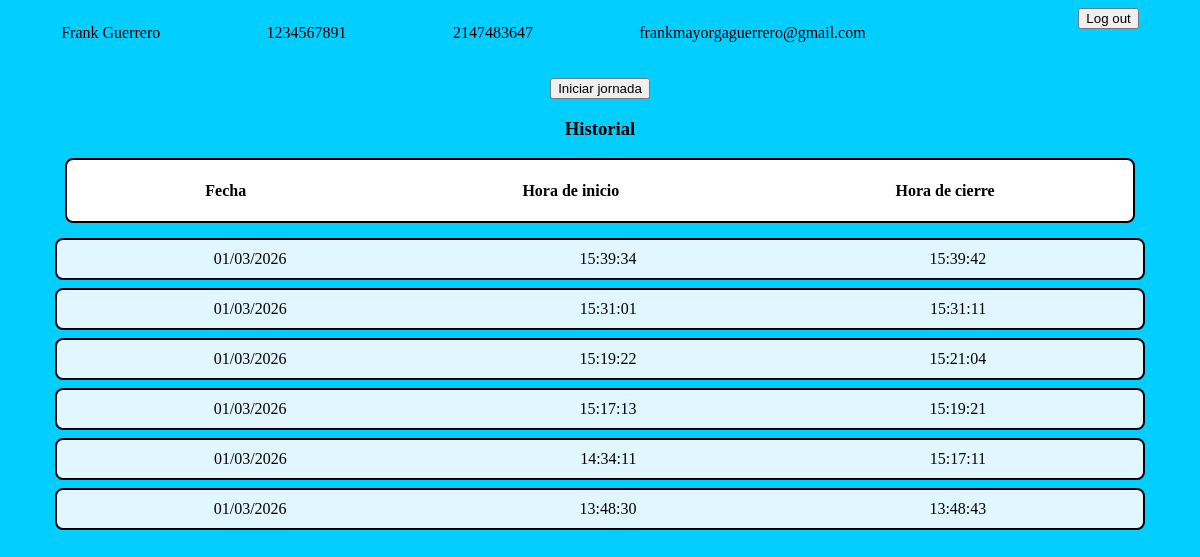
The page /Horas.php (signed in) on the database its author committed.
### tables this page shows
CREATE TABLE `users` (
  `ID` int(10) NOT NULL,
  `Name` varchar(20) NOT NULL,
  `Document` int(12) NOT NULL,
  `Phone` int(10) NOT NULL,
  `Email` varchar(30) NOT NULL,
  `Password` varchar(255) NOT NULL,
  `Rol` varchar(50) NOT NULL
);

CREATE TABLE `horario` (
  `ID_Horario` int(10) NOT NULL,
  `Fecha` date NOT NULL,
  `Hora_Entrada` datetime(6) NOT NULL,
  `Hora_Salida` datetime(6) NOT NULL,
  `ID_User` int(10) NOT NULL
);

### horas.php (the view, shortened to what this page needs)
<?php
include("conexion.php");
$user_id = $_SESSION['user_id'];
$sqlUser = "SELECT * FROM users WHERE ID = ?";
$stmtUser = $conexion->prepare($sqlUser);
$stmtUser->bind_param("i", $user_id);
$stmtUser->execute();
$resultUser = $stmtUser->get_result();
$usuario = $resultUser->fetch_assoc();
$sqlActiva = "SELECT * FROM horario
              WHERE ID_User = ?
              AND Hora_Salida IS NULL
              LIMIT 1";
$stmtActiva = $conexion->prepare($sqlActiva);
$stmtActiva->bind_param("i", $user_id);
$stmtActiva->execute();
$resultActiva = $stmtActiva->get_result();
$jornadaActiva = $resultActiva->fetch_assoc();
?>
<!DOCTYPE html>
<html lang="en">
<head>
    <link rel="stylesheet" href="style.css">
</head>
<body>
<div class="info">
    <div><p><?php echo $usuario['Name']; ?></p></div>
    <div><p><?php echo $usuario['Document']; ?></p></div>
    <div><p><?php echo $usuario['Phone']; ?></p></div>
    <div><p><?php echo $usuario['Email']; ?></p></div>
    <a href="logout.php"><button>Log out</button></a>
</div>
<div class="registro">
<?php if ($jornadaActiva): ?>
    <?php
    $fechaActiva = date("d/m/Y", strtotime($jornadaActiva['Fecha']));
    $horaActiva  = date("H:i:s", strtotime($jornadaActiva['Hora_Entrada']));
    ?>
    <div class="barra">
        <p>Fecha: <?php echo $fechaActiva; ?></p>
        <p>Hora de inicio: <?php echo $horaActiva; ?></p>
        <button onclick="cerrarJornada()">Cerrar jornada</button>
    </div>
<?php else: ?>
    <button onclick="iniciarJornada()">Iniciar jornada</button>
<?php endif; ?>
<h3>Historial</h3>
<div class="tituloH">
    <h4>Fecha</h4>
    <h4>Hora de inicio</h4>
    <h4>Hora de cierre</h4>
</div>
<ul id="historial">
<?php
$sql = "SELECT * FROM horario
        WHERE ID_User = ?
        ORDER BY ID_Horario DESC";
$stmt = $conexion->prepare($sql);
$stmt->bind_param("i", $user_id);
$stmt->execute();
$result = $stmt->get_result();
while ($row = $result->fetch_assoc()) {
    $fecha = date("d/m/Y", strtotime($row['Fecha']));
    $horaEntrada = date("H:i:s", strtotime($row['Hora_Entrada']));
    $horaSalida = ($row['Hora_Salida'] && $row['Hora_Salida'] != "0000-00-00 00:00:00.000000")
        ? date("H:i:s", strtotime($row['Hora_Salida']))
        : "-";
    echo "<li>";
    echo "<span>{$fecha}</span>";
    echo "<span>{$horaEntrada}</span>";
    echo "<span>{$horaSalida}</span>";
    echo "</li>";
}
?>
</ul>
</div>
</body>
</html>

### style.css (style rules this page uses)
body { background: #02CEFF; }
.info { display: flex; justify-content: space-around; }
.registro { margin-top: 20px; text-align: center; }
ul { margin-top: 15px; padding: 0; }
li { display: flex; justify-content: space-around; align-items: center; list-style: none; background: #e0f7ff; margin: 8px auto; padding: 10px; border-radius: 6px; width: 90%; border-radius: 8px; border: 2px solid #000000; }
.tituloH { display: flex; justify-content: space-around; background: #ffffff; margin: 8px auto; border-radius: 6px; width: 90%; border-radius: 8px; border: 2px solid #000000; }

### rows shown on the page
users: Name "Frank Guerrero", Document "1234567891", Phone "2147483647", Email "frankmayorgaguerrero@gmail.com"
horario: Fecha "01/03/2026", Hora_Entrada "15:39:34", Hora_Salida "15:39:42"
horario: Fecha "01/03/2026", Hora_Entrada "15:31:01", Hora_Salida "15:31:11"
horario: Fecha "01/03/2026", Hora_Entrada "15:19:22", Hora_Salida "15:21:04"
horario: Fecha "01/03/2026", Hora_Entrada "15:17:13", Hora_Salida "15:19:21"
horario: Fecha "01/03/2026", Hora_Entrada "14:34:11", Hora_Salida "15:17:11"
horario: Fecha "01/03/2026", Hora_Entrada "13:48:30", Hora_Salida "13:48:43"
